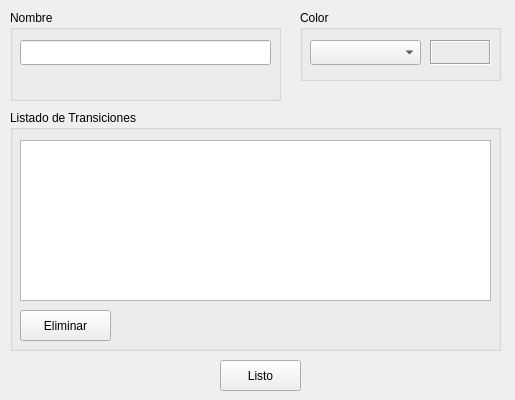
<?xml version="1.0" encoding="UTF-8"?>
<ui version="4.0">
 <class>DialogEditorEstado</class>
 <widget class="QDialog" name="DialogEditorEstado">
  <property name="geometry">
   <rect>
    <x>0</x>
    <y>0</y>
    <width>515</width>
    <height>400</height>
   </rect>
  </property>
  <property name="minimumSize">
   <size>
    <width>515</width>
    <height>400</height>
   </size>
  </property>
  <property name="maximumSize">
   <size>
    <width>515</width>
    <height>400</height>
   </size>
  </property>
  <property name="font">
   <font>
    <pointsize>9</pointsize>
   </font>
  </property>
  <property name="windowTitle">
   <string>Editar Estado</string>
  </property>
  <property name="windowIcon">
   <iconset resource="resources.qrc">
    <normaloff>:/img/img/button.png</normaloff>:/img/img/button.png</iconset>
  </property>
  <property name="modal">
   <bool>true</bool>
  </property>
  <widget class="QGroupBox" name="groupBox">
   <property name="geometry">
    <rect>
     <x>10</x>
     <y>10</y>
     <width>271</width>
     <height>91</height>
    </rect>
   </property>
   <property name="font">
    <font>
     <pointsize>9</pointsize>
     <weight>50</weight>
     <bold>false</bold>
    </font>
   </property>
   <property name="title">
    <string>Nombre</string>
   </property>
   <widget class="QLabel" name="labelAdvertenciaNombre">
    <property name="geometry">
     <rect>
      <x>10</x>
      <y>60</y>
      <width>251</width>
      <height>21</height>
     </rect>
    </property>
    <property name="font">
     <font>
      <pointsize>8</pointsize>
     </font>
    </property>
    <property name="text">
     <string/>
    </property>
   </widget>
   <widget class="QLineEdit" name="lineEditNombre">
    <property name="geometry">
     <rect>
      <x>10</x>
      <y>30</y>
      <width>251</width>
      <height>25</height>
     </rect>
    </property>
    <property name="font">
     <font>
      <weight>50</weight>
      <bold>false</bold>
     </font>
    </property>
    <property name="focusPolicy">
     <enum>Qt::StrongFocus</enum>
    </property>
    <property name="clearButtonEnabled">
     <bool>false</bool>
    </property>
   </widget>
  </widget>
  <widget class="QPushButton" name="pushButtonAceptar">
   <property name="geometry">
    <rect>
     <x>220</x>
     <y>360</y>
     <width>81</width>
     <height>31</height>
    </rect>
   </property>
   <property name="font">
    <font>
     <pointsize>9</pointsize>
    </font>
   </property>
   <property name="text">
    <string>Listo</string>
   </property>
   <property name="autoDefault">
    <bool>false</bool>
   </property>
   <property name="default">
    <bool>false</bool>
   </property>
  </widget>
  <widget class="QGroupBox" name="groupBox_3">
   <property name="geometry">
    <rect>
     <x>10</x>
     <y>110</y>
     <width>491</width>
     <height>241</height>
    </rect>
   </property>
   <property name="font">
    <font>
     <pointsize>9</pointsize>
     <weight>50</weight>
     <bold>false</bold>
    </font>
   </property>
   <property name="title">
    <string>Listado de Transiciones</string>
   </property>
   <widget class="QPushButton" name="pushButtonEliminar">
    <property name="geometry">
     <rect>
      <x>10</x>
      <y>200</y>
      <width>91</width>
      <height>31</height>
     </rect>
    </property>
    <property name="font">
     <font>
      <weight>50</weight>
      <bold>false</bold>
     </font>
    </property>
    <property name="text">
     <string>Eliminar</string>
    </property>
    <property name="icon">
     <iconset resource="resources.qrc">
      <normaloff>:/img/img/delete.png</normaloff>:/img/img/delete.png</iconset>
    </property>
    <property name="autoDefault">
     <bool>false</bool>
    </property>
   </widget>
   <widget class="QListWidget" name="listWidgetTransiciones">
    <property name="geometry">
     <rect>
      <x>10</x>
      <y>30</y>
      <width>471</width>
      <height>161</height>
     </rect>
    </property>
    <property name="font">
     <font>
      <family>Consolas</family>
     </font>
    </property>
   </widget>
  </widget>
  <widget class="QGroupBox" name="groupBox_2">
   <property name="geometry">
    <rect>
     <x>300</x>
     <y>10</y>
     <width>201</width>
     <height>71</height>
    </rect>
   </property>
   <property name="font">
    <font>
     <pointsize>9</pointsize>
     <weight>50</weight>
     <bold>false</bold>
    </font>
   </property>
   <property name="title">
    <string>Color</string>
   </property>
   <widget class="QComboBox" name="comboBoxColores">
    <property name="geometry">
     <rect>
      <x>10</x>
      <y>30</y>
      <width>111</width>
      <height>25</height>
     </rect>
    </property>
    <property name="sizePolicy">
     <sizepolicy hsizetype="Expanding" vsizetype="Fixed">
      <horstretch>0</horstretch>
      <verstretch>0</verstretch>
     </sizepolicy>
    </property>
    <property name="font">
     <font>
      <weight>50</weight>
      <bold>false</bold>
     </font>
    </property>
   </widget>
   <widget class="QLabel" name="labelColorEstado">
    <property name="geometry">
     <rect>
      <x>130</x>
      <y>30</y>
      <width>61</width>
      <height>25</height>
     </rect>
    </property>
    <property name="font">
     <font>
      <pointsize>8</pointsize>
     </font>
    </property>
    <property name="styleSheet">
     <string notr="true"/>
    </property>
    <property name="frameShape">
     <enum>QFrame::Box</enum>
    </property>
    <property name="frameShadow">
     <enum>QFrame::Sunken</enum>
    </property>
    <property name="lineWidth">
     <number>1</number>
    </property>
    <property name="text">
     <string/>
    </property>
   </widget>
  </widget>
 </widget>
 <resources>
  <include location="resources.qrc"/>
 </resources>
 <connections/>
</ui>
